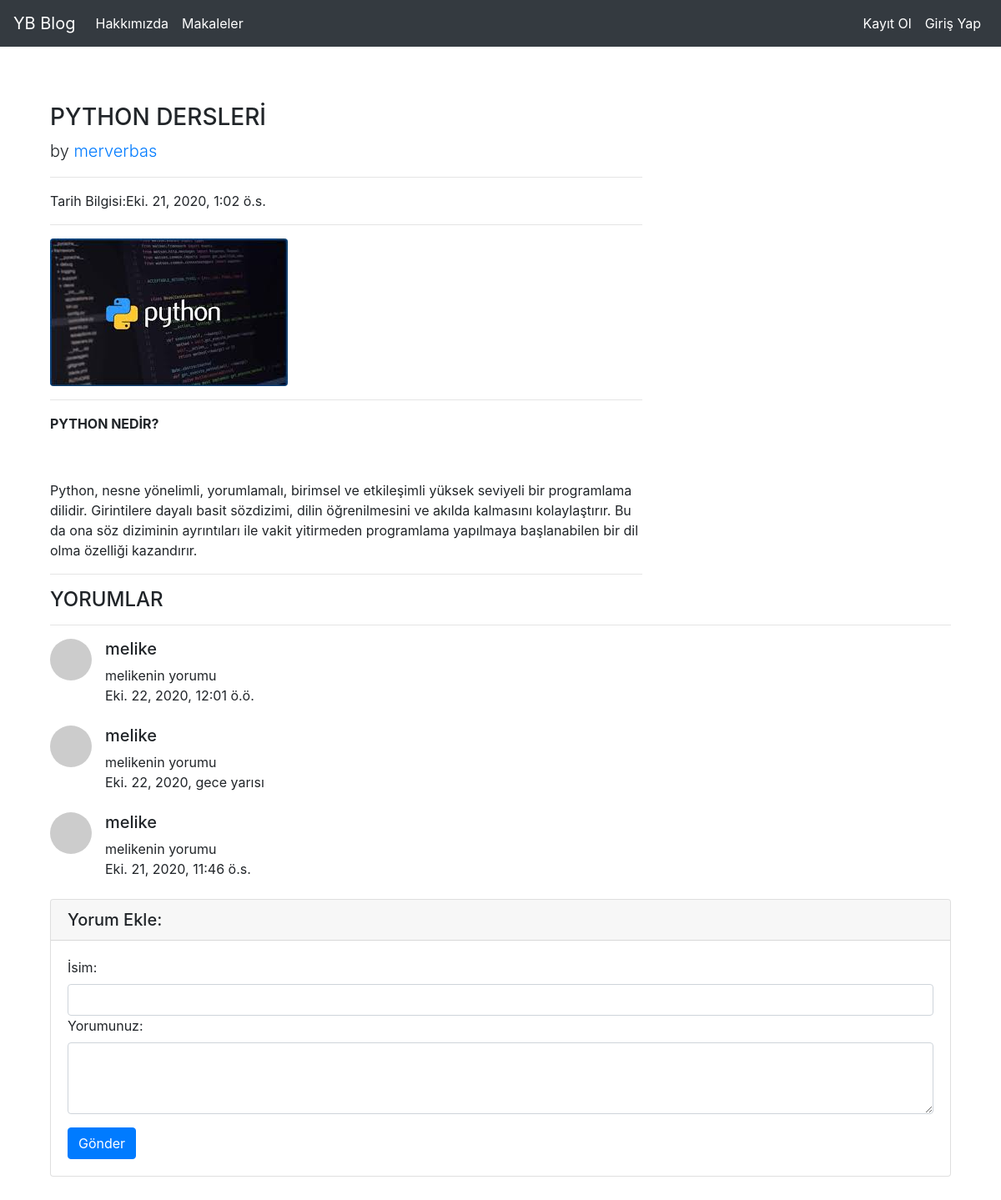
/articles/article/9, run on the app's committed database.
### article/models.py (models this page shows, shortened)
class Article(models.Model):
    author=models.ForeignKey("auth.User", on_delete=models.CASCADE, verbose_name="Yazar:")
    title=models.CharField(max_length=50, verbose_name="Başlık:")
    content=RichTextField()
    created_date=models.DateTimeField(auto_now_add=True, verbose_name="Oluşturulma Tarihi:")
    article_image=models.FileField(blank=True, null=True, verbose_name="Makaleye fotoğraf ekleyin:")
    class Meta:
        ordering = ['-created_date']

class Comment(models.Model):
    article=models.ForeignKey(Article,on_delete=models.CASCADE,verbose_name="Makale",related_name="comments")
    comment_author=models.CharField(max_length=50, verbose_name="İsminiz: ")
    comment_content=models.CharField(max_length=200, verbose_name="Yorumunuz: ")
    comment_date=models.DateTimeField(auto_now_add=True)
    class Meta:
        ordering = ['-comment_date']

### article/views.py (the view)
# urls.py: path('article/<int:id>', views.detail, name="detail"),
def detail(request,id):
    article=get_object_or_404(Article, id=id)
    comments = article.comments.all()
    return render(request,"detail.html",{"article": article, "comments" : comments})

### templates/detail.html (shortened to what this page needs)
{% extends "layout.html" %}
{% block body %}
<div class="container">
    <div class="row">
        <div class="col-lg-8">
            <h3 class="mt-4">{{article.title}}</h3>
            <p class="lead">
            by
            <a href="#">{{article.author.username}} </a>
            </p>
            <hr>
            <p>Tarih Bilgisi:{{article.created_date}} </p>
            <hr>
            {% if article.article_image %}
                <img class="img-fluid rounded" src="{{article.article_image.url}}" alt="">
            {% endif %}
            <hr>
            <p class="lead">
                {{article.content|safe}}
            </p>
            <hr>
        </div>
    </div>
    <h4>YORUMLAR</h4>
    <hr>
{% if comments %}
    {% for comment in comments  %}
        <div class="media mb-4">
        <img class="d-flex mr-3 rounded-circle" src="http://placehold.it/50x50" alt="">
            <div class="media-body">
            <h5 class="mt-0">{{comment.comment_author}}</h5>
            {{comment.comment_content}} <br>
            {{comment.comment_date}}
            </div>
        </div>
    {% endfor %}
{% else %}
<div class="alert alert-danger">Bu makaleye herhangi bir yorum yazılmamış.İlk yorum yapan siz olun.</div>
{% endif %}
<div class="card my-4">
    <h5 class="card-header">Yorum Ekle:</h5>
    <div class="card-body">
    <form method="post" action="{% url 'article:comment' article.id %}">
        <label  for="formGroupExampleInput">İsim:</label>
        <div class="form-group">
            <input name="comment_author" class="form-control" rows="1"></input>
            <label  for="formGroupExampleInput">Yorumunuz:</label>
            <textarea name="comment_content" class="form-control" rows="3"></textarea>
        </div>
        <button type="submit" class="btn btn-primary">Gönder</button>
    </form>
    </div>
</div>
</div>
{% endblock body %}

### templates/layout.html (shortened to what this page needs)
<!DOCTYPE html>
{%load  static %}
<html>
<head>
    <link rel="stylesheet" href="{% static 'css/bootstrap.min.css' %}">
</head>
<body>
    {% include "includes/navbar.html" %}
    <div style="margin-top : 100px; margin-bottom : 100px;" class="container">
        {% block body %}{% endblock  %}
    </div>
</body>
</html>

### templates/includes/navbar.html (shortened to what this page needs)
<nav class="navbar navbar-expand-md navbar-dark fixed-top bg-dark">
      <a class="navbar-brand" href="{% url 'index' %}">YB Blog</a>
      <div class="collapse navbar-collapse" id="navbarCollapse">
        <ul class="navbar-nav mr-auto">
          <li class="nav-item active">
            <a class="nav-link" href="{% url 'about' %}">Hakkımızda</a>
          </li>
          <li class="nav-item active">
            <a class="nav-link" href="{% url 'article:articles' %}">Makaleler</a>
          </li>
        </ul>
      <ul class="navbar-nav ml-auto">
        {% if request.user.is_authenticated %}
          <li class="nav-item active">
            <a class="nav-link" href="{% url 'article:dashboard' %}">Kontrol Paneli</a>
          </li>
          <li class="nav-item active">
            <a class="nav-link" href="{% url 'user:logout' %}">Çıkış Yap</a>
          </li>
        {% else %}
          <li class="nav-item active">
            <a class="nav-link" href="{% url 'user:register' %}">Kayıt Ol</a>
          </li>
          <li class="nav-item active">
            <a class="nav-link" href="{% url 'user:login' %}">Giriş Yap</a>
          </li>
        {% endif %}
        </ul>
</nav>

### data on the page
Article: title "PYTHON DERSLERİ", author.username "merverbas", created_date "Eki. 21, 2020, 1:02 ö.s.", article_image (picture), content "PYTHON NEDİR? Python, nesne yönelimli, yorumlamalı, birimsel ve etkileşimli yüksek seviyeli bir programlama dilidir. Girintilere dayalı basit sözdizimi, dilin öğrenilmesini ve akılda kalmasını kolaylaştırır. Bu da ona söz diziminin ayrıntıları ile vakit yitirmeden programlama yapılmaya başlanabilen bir dil olma özelliği kazandırır."
Comment: comment_author "melike", comment_content "melikenin yorumu", comment_date "Eki. 22, 2020, 12:01 ö.ö."
Comment: comment_author "melike", comment_content "melikenin yorumu", comment_date "Eki. 22, 2020, gece yarısı"
Comment: comment_author "melike", comment_content "melikenin yorumu", comment_date "Eki. 21, 2020, 11:46 ö.s."
